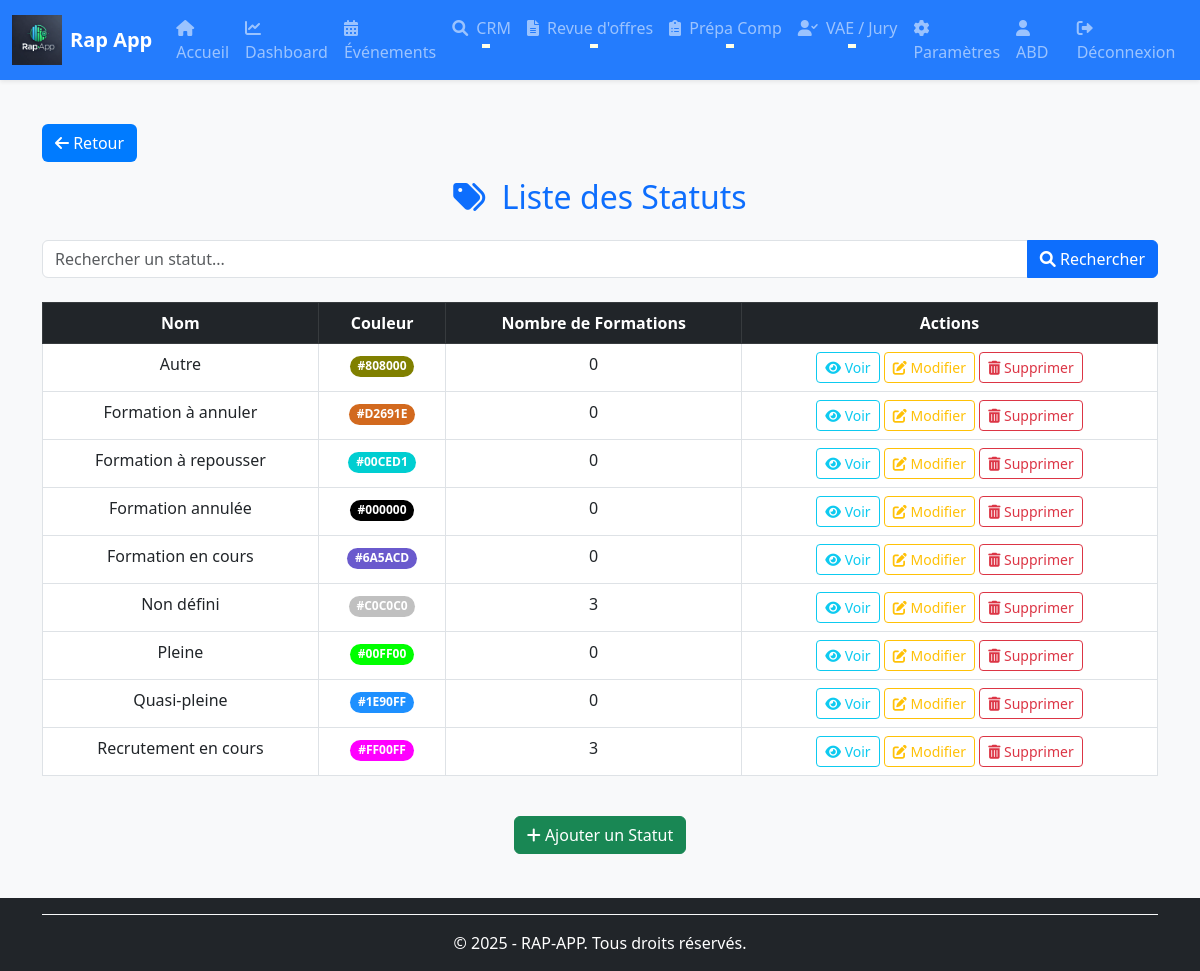
The page /statuts/ (signed in) on the database its author committed.
### rap_app/models/statut.py (models this page shows, shortened)
class Statut(BaseModel):
    NON_DEFINI = 'non_defini'
    RECRUTEMENT_EN_COURS = 'recrutement_en_cours'
    FORMATION_EN_COURS = 'formation_en_cours'
    FORMATION_A_ANNULER = 'formation_a_annuler'
    FORMATION_A_REPOUSSER = 'formation_a_repousser'
    FORMATION_ANNULEE = 'formation_annulee'
    PLEINE = 'pleine'
    QUASI_PLEINE = 'quasi_pleine'
    AUTRE = 'autre'
    STATUT_CHOICES = [
        (NON_DEFINI, 'Non défini'),
        (RECRUTEMENT_EN_COURS, 'Recrutement en cours'),
        (FORMATION_EN_COURS, 'Formation en cours'),
        (FORMATION_A_ANNULER, 'Formation à annuler'),
        (FORMATION_A_REPOUSSER, 'Formation à repousser'),
        (FORMATION_ANNULEE, 'Formation annulée'),
        (PLEINE, 'Pleine'),
        (QUASI_PLEINE, 'Quasi-pleine'),
        (AUTRE, 'Autre'),
    ]
    nom = models.CharField(
        max_length=100,
        choices=STATUT_CHOICES,
        verbose_name="Nom du statut"
    )
    couleur = models.CharField(
        max_length=7,
        blank=True,
        verbose_name="Couleur",
        help_text="Couleur hexadécimale (#RRGGBB)."
    )
    description_autre = models.CharField(
        max_length=255,
        blank=True,
        null=True,
        verbose_name="Description personnalisée"
    )
    def get_nom_display(self):
        if self.nom == self.AUTRE and self.description_autre:
            return self.description_autre
        return dict(self.STATUT_CHOICES).get(self.nom, self.nom)
    class Meta:
        verbose_name = "Statut"
        verbose_name_plural = "Statuts"
        ordering = ['nom']

### rap_app/views/statuts_views.py (the view)
# urls.py: path('statuts/', statuts_views.StatutListView.as_view(), name='statut-list'),
class StatutListView(BaseListView):
    model = Statut
    context_object_name = 'statuts'
    template_name = 'statuts/statut_list.html'
    def get_queryset(self):
        queryset = super().get_queryset().annotate(nb_formations=Count('formations'))
        q = self.request.GET.get('q')
        if q:
            queryset = queryset.filter(nom__icontains=q)
        return queryset.order_by('nom')
    def get_context_data(self, **kwargs):
        context = super().get_context_data(**kwargs)
        context['filters'] = {
            'q': self.request.GET.get('q', ''),
        }
        return context

### rap_app/views/base_views.py (called while the page is built)
    def get_queryset(self):
        queryset = super().get_queryset()
        logger.debug(f"Liste {self.model.__name__} récupérée, {queryset.count()} éléments")
        return queryset

    def dispatch(self, request, *args, **kwargs):
        logger.info(f"Accès à la liste {self.model.__name__} par {request.user}")
        return super().dispatch(request, *args, **kwargs)

### rap_app/templates/statuts/statut_list.html
{% extends "base.html" %}
{% block content %}
<div class="container mt-4">
    {% include "composants/bouton_retour.html" %}
    <h2 class="text-primary text-center mb-4"><i class="fas fa-tags me-2"></i> Liste des Statuts</h2>
    <form method="get" class="mb-4">
        <div class="input-group">
            <input type="text" name="q" class="form-control" placeholder="Rechercher un statut..." value="{{ filters.q }}">
            <button type="submit" class="btn btn-primary"><i class="fas fa-search"></i> Rechercher</button>
        </div>
    </form>
    <div class="table-responsive">
        <table class="table table-hover table-bordered text-center">
            <thead class="table-dark">
                <tr>
                    <th>Nom</th>
                    <th>Couleur</th>
                    <th>Nombre de Formations</th>
                    <th>Actions</th>
                </tr>
            </thead>
            <tbody>
                {% for statut in statuts %}
                <tr>
                    <td>{{ statut.get_nom_display }}</td>
                    <td>
                        <span class="badge rounded-pill text-white" style="background-color: {{ statut.couleur }};">
                            {{ statut.couleur }}
                        </span>
                    </td>
                    <td>{{ statut.nb_formations }}</td>
                    <td>
                        <a href="{% url 'statut-detail' statut.pk %}" class="btn btn-outline-info btn-sm">
                            <i class="fas fa-eye"></i> Voir
                        </a>
                        <a href="{% url 'statut-update' statut.pk %}" class="btn btn-outline-warning btn-sm">
                            <i class="fas fa-edit"></i> Modifier
                        </a>
                        <a href="{% url 'statut-delete' statut.pk %}" class="btn btn-outline-danger btn-sm">
                            <i class="fas fa-trash-alt"></i> Supprimer
                        </a>
                    </td>
                </tr>
                {% empty %}
                <tr>
                    <td colspan="4" class="text-center text-muted">
                        <i class="fas fa-info-circle"></i> Aucun statut trouvé.
                    </td>
                </tr>
                {% endfor %}
            </tbody>
        </table>
    </div>
    <div class="text-center mt-4">
        <a href="{% url 'statut-create' %}" class="btn btn-success">
            <i class="fas fa-plus"></i> Ajouter un Statut
        </a>
    </div>
</div>
{% endblock %}

### rap_app/templates/composants/navbar.html (shortened to what this page needs)
{% load static %}
<nav class="navbar navbar-expand-lg navbar-dark bg-primary shadow-sm sticky-top" id="mainNavbar">
  <div class="container-fluid">
    <a class="navbar-brand d-flex align-items-center" href="{% url 'home' %}">
      <img src="{% static 'images/logo.png' %}" alt="Logo Rap App" class="navbar-logo me-2">
      <span class="fw-bold">Rap App</span>
    </a>
    <div class="collapse navbar-collapse" id="navbarNav">
      <ul class="navbar-nav me-auto mb-2 mb-lg-0">
        <li class="nav-item"><a class="nav-link" href="{% url 'home' %}"><i class="fas fa-home me-1"></i> Accueil</a></li>
        <li class="nav-item"><a class="nav-link" href="{% url 'dashboard' %}"><i class="fas fa-chart-line me-1"></i> Dashboard</a></li>
        <li class="nav-item"><a class="nav-link" href="{% url 'evenement-list' %}"><i class="fas fa-calendar-alt me-1"></i> Événements</a></li>
        <li class="nav-item dropdown">
          <a class="nav-link dropdown-toggle" href="#" id="prospectionDropdown" role="button" data-bs-toggle="dropdown" aria-expanded="false">
            <i class="fas fa-search me-1"></i> CRM
          </a>
        </li>
        <li class="nav-item dropdown">
          <a class="nav-link dropdown-toggle" href="#" id="revueOffresDropdown" role="button" data-bs-toggle="dropdown" aria-expanded="false">
            <i class="fas fa-file-alt me-1"></i> Revue d'offres
          </a>
        </li>
      <li class="nav-item dropdown">
        <a class="nav-link dropdown-toggle" href="#" id="prepaDropdown" role="button" data-bs-toggle="dropdown" aria-expanded="false">
          <i class="fas fa-clipboard-list me-1"></i> Prépa Comp
        </a>
      </li>
      <li class="nav-item dropdown">
        <a class="nav-link dropdown-toggle" href="#" id="vaeJuryDropdown" role="button" data-bs-toggle="dropdown" aria-expanded="false">
          <i class="fas fa-user-check me-1"></i> VAE / Jury
        </a>
      </li>
        <li class="nav-item"><a class="nav-link" href="{% url 'parametres' %}"><i class="fas fa-cog me-1"></i> Paramètres</a></li>
      </ul>
      <ul class="navbar-nav ms-auto mb-2 mb-lg-0">
        {% if user.is_authenticated %}
          <li class="nav-item">
            <a class="nav-link" href="{% url 'user-profile' %}"><i class="fas fa-user me-1"></i> {{ user.username }}</a>
          </li>
          <li class="nav-item">
            <a class="nav-link" href="{% url 'logout' %}"><i class="fas fa-sign-out-alt me-1"></i> Déconnexion</a>
          </li>
        {% else %}
          <li class="nav-item">
            <a class="nav-link" href="{% url 'login' %}"><i class="fas fa-sign-in-alt me-1"></i> Connexion</a>
          </li>
        {% endif %}
      </ul>
    </div>
  </div>
</nav>

### rap_app/templates/base.html (style rules this page uses)
:root { --primary-color: #007bff; --primary-hover-color: #0056b3; --navbar-height: 80px; --background-color: #f8f9fa; }
body { background-color: var(--background-color); display: flex; flex-direction: column; min-height: 100vh; }
.navbar { position: fixed; top: 0; left: 0; right: 0; z-index: 101; height: var(--navbar-height); }
.navbar-logo { height: 60px; width: auto; max-height: 100%; }

### rap_app/templates/composants/navbar.html (style rules this page uses)
.navbar-logo { height: 50px; width: auto; max-height: 100%; }
.navbar { min-height: 80px; transition: background-color 0.3s ease-in-out, box-shadow 0.3s ease-in-out; background-color: rgba(13, 110, 253, 0.9) !important; }
.navbar .nav-link { font-weight: 500; transition: color 0.2s, transform 0.2s; position: relative; }
.navbar .nav-link::after { content: ''; position: absolute; width: 0; height: 2px; background: #ffd; bottom: 0; left: 50%; transform: translateX(-50%); transition: width 0.3s ease; }

### rows shown on the page
Statut: nom "Autre", couleur "#808000", nb_formations "0"
Statut: nom "Formation à annuler", couleur "#D2691E", nb_formations "0"
Statut: nom "Formation à repousser", couleur "#00CED1", nb_formations "0"
Statut: nom "Formation annulée", couleur "#000000", nb_formations "0"
Statut: nom "Formation en cours", couleur "#6A5ACD", nb_formations "0"
Statut: nom "Non défini", couleur "#C0C0C0", nb_formations "3"
Statut: nom "Pleine", couleur "#00FF00", nb_formations "0"
Statut: nom "Quasi-pleine", couleur "#1E90FF", nb_formations "0"
Statut: nom "Recrutement en cours", couleur "#FF00FF", nb_formations "3"

### other values the page prints
{{ user.username }} "ABD"
